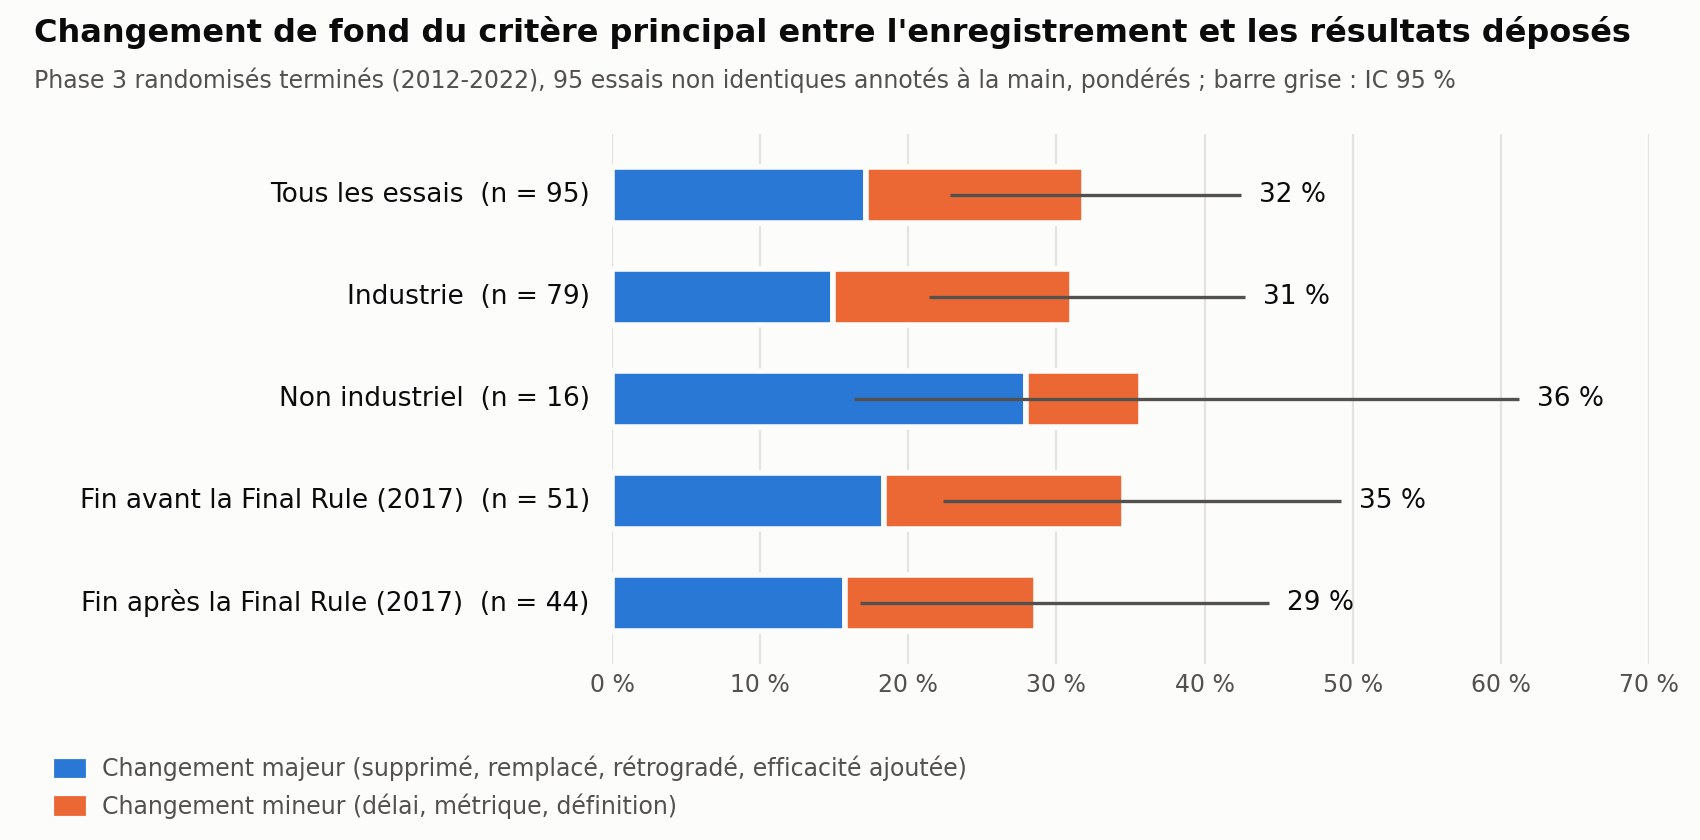

This figure's Python source:
# figure du README, lit table.csv (lancer analyze.py avant)
# à lancer depuis analysis/ à cause de l'import
from pathlib import Path

import matplotlib.pyplot as plt
import pandas as pd

from analyze import wprop

HERE = Path(__file__).resolve().parent

SURFACE, INK, INK_2, GRID = "#fcfcfb", "#0b0b0b", "#52514e", "#e4e3df"
MAJEUR, MINEUR = "#2a78d6", "#eb6834"  # mêmes couleurs que la démo


def main():
    df = pd.read_csv(HERE / "table.csv")
    groups = [("Tous les essais", df),
              ("Industrie", df[df.industrie == 1]),
              ("Non industriel", df[df.industrie == 0]),
              ("Fin avant la Final Rule (2017)", df[df.post_final_rule == 0]),
              ("Fin après la Final Rule (2017)", df[df.post_final_rule == 1])]
    groups = groups[::-1]  # barh part du bas

    fig, ax = plt.subplots(figsize=(8.5, 4.2), dpi=200)
    fig.patch.set_facecolor(SURFACE)
    ax.set_facecolor(SURFACE)
    h = 0.55
    top = 0
    for i, (name, g) in enumerate(groups):
        n = len(g)
        maj = 100 * wprop(g, "majeur")[0]
        tot, lo, hi = wprop(g, "changement")
        tot *= 100
        ax.barh(i, maj, height=h, color=MAJEUR, edgecolor=SURFACE, linewidth=2)
        ax.barh(i, tot - maj, left=maj, height=h, color=MINEUR, edgecolor=SURFACE, linewidth=2)
        ax.plot([100 * lo, 100 * hi], [i, i], color=INK_2, linewidth=1.2, solid_capstyle="butt")
        ax.text(100 * hi + 1.2, i, f"{tot:.0f} %", va="center", fontsize=9.5, color=INK)
        top = max(top, 100 * hi)
        ax.text(-1.5, i, f"{name}  (n = {n})", va="center", ha="right", fontsize=9.5, color=INK)

    xmax = 10 * (int(top + 8) // 10 + 1)  # +8 pour que le label du plus grand IC rentre
    ax.set_xlim(0, xmax)
    ax.set_ylim(-0.6, len(groups) - 0.4)
    ax.set_yticks([])
    ax.set_xticks(range(0, xmax + 1, 10))
    ax.set_xticklabels([f"{x} %" for x in range(0, xmax + 1, 10)], fontsize=8.5, color=INK_2)
    ax.xaxis.grid(True, color=GRID, linewidth=0.8)
    ax.set_axisbelow(True)
    for s in ax.spines.values():
        s.set_visible(False)
    ax.tick_params(length=0)

    fig.text(0.02, 0.95, "Changement de fond du critère principal entre l'enregistrement et les résultats déposés",
             fontsize=11.5, color=INK, weight="bold")
    fig.text(0.02, 0.895, f"Phase 3 randomisés terminés (2012-2022), {len(df)} essais non identiques annotés "
             "à la main, pondérés ; barre grise : IC 95 %", fontsize=8.5, color=INK_2)
    handles = [plt.Rectangle((0, 0), 1, 1, color=MAJEUR), plt.Rectangle((0, 0), 1, 1, color=MINEUR)]
    fig.legend(handles, ["Changement majeur (supprimé, remplacé, rétrogradé, efficacité ajoutée)",
                         "Changement mineur (délai, métrique, définition)"],
               loc="lower left", bbox_to_anchor=(0.02, 0.0), ncol=1, frameon=False, fontsize=8.5,
               labelcolor=INK_2, handlelength=1.2)
    fig.subplots_adjust(left=0.36, right=0.97, top=0.84, bottom=0.21)
    fig.savefig(HERE / "figure.png", facecolor=SURFACE)
    print("analysis/figure.png")


if __name__ == "__main__":
    main()
